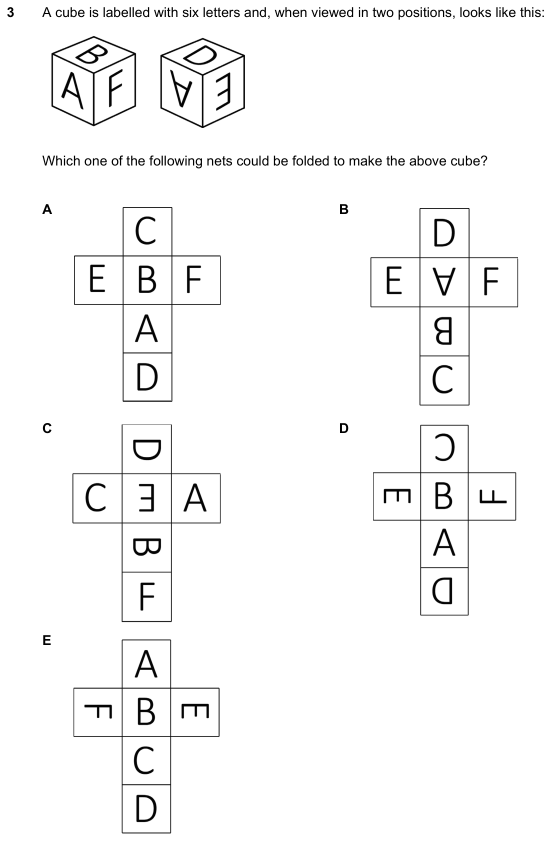
#> input picture tests/ecaa-2016/q03.png, 1102 x 1681 px (shown at 1/2 size)
$ python -i extract_questions.py   (imports and definitions only)
#> lines starting #> are read from the running program, lines starting #| are printed output that depends on the picture
"""Crops multiple-choice questions out of a past-paper PDF, one image per question, and reads
the correct answers from an answer key.

Used by build_tests.py. Handles questions that continue onto the next page by stacking the
pieces, and skips page headers/footers (page numbers, copyright lines, "Turn over").
"""
import re
from pathlib import Path

import pymupdf
from PIL import Image, ImageChops

SCALE = 2.5           # render resolution (1 = 72 dpi)
PAD = 6               # pt of space kept above a question
LEFT_MARGIN_MAX = 95  # question numbers sit at the left margin, x < this (pt)
NOISE = re.compile(r"UCLES|Turn over|BLANK PAGE|NUFYPET PREP|^\s*\d{1,3}\s*$|9694/\d\d/|Cambridge International"
                   r"|@math_msdc|NUET Math ID|Edhouse"
                   r"|mathdevelopment.kz|NUFYPET Math v")
# A question number: "12", "12." or "12)" followed by a space or the end of the line.
NUMBER = re.compile(r"(\d{1,2})(?:[.)]|\s|$)")
# Cyrillic letters that look like Latin answer letters (some keys were typed with them).
LOOKALIKES = str.maketrans("АВСЕНАВСЕН", "ABCEHABCEH")


# [197 lines left out: functions read_key, readable, lines, find_starts, content_band, render and 4 more, not called in this run]


def is_broken(img):
    """True when the question is mostly a grey "image failed to load" placeholder box,
    as left behind by some Google Docs exports."""
    grey = img.convert("L").point(lambda v: 255 if 236 <= v <= 244 else 0)
    hist = grey.histogram()
    return hist[255] > 0.3 * img.width * img.height

>>> from PIL import Image
>>> picture = Image.open('../tests/ecaa-2016/q03.png')
#> picture is the input picture: PIL image 1102x1681 L; min 0, max 255, mean 247.5
>>> result = is_broken(picture)
#> in is_broken, `grey = img.convert("L").point(lambda v: 255 if 236 <= v <= 244 else 0)`:
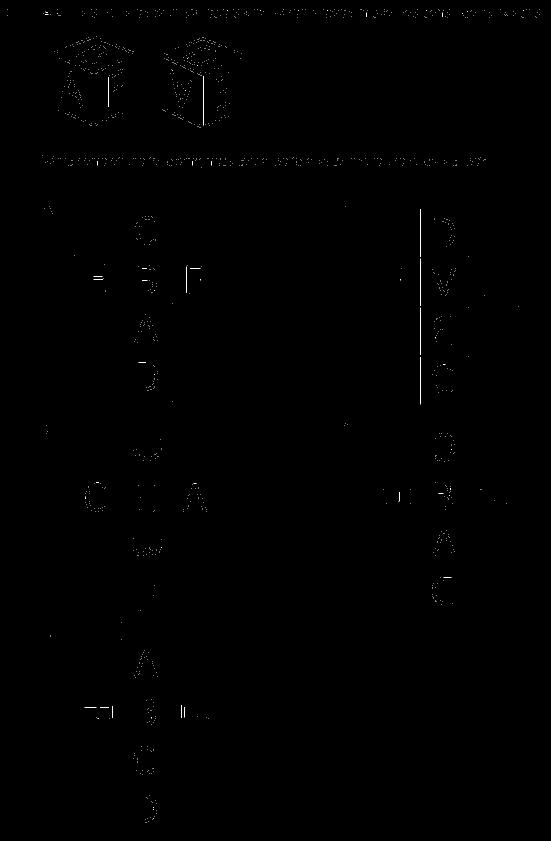
#> grey: PIL image 1102x1681 L (shown at 1/2 size); 0.12% white in thin lines or dots
#> in is_broken, `hist = grey.histogram()`: hist = 256 values, max 1850196 at index 0, min 0 at index 1, mean 7236.2
#> result = False

$ run again, on tests/ecaa-2016/q05.png
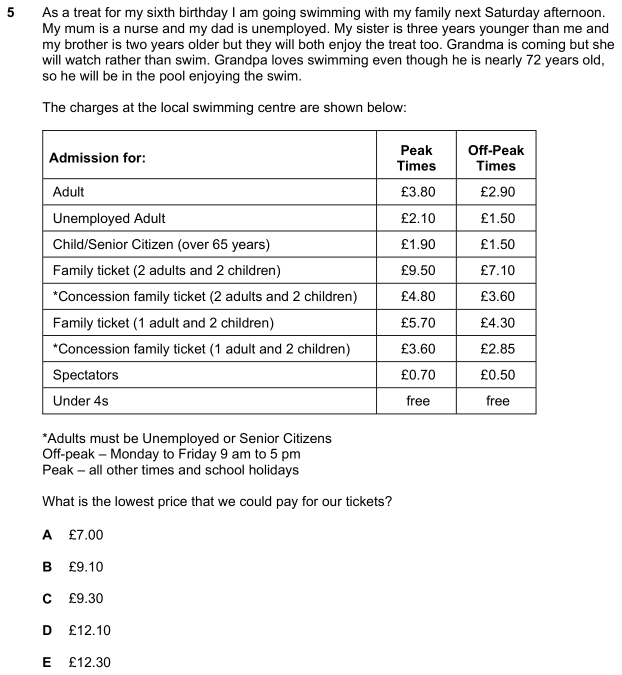
#> input picture tests/ecaa-2016/q05.png, 1243 x 1349 px (shown at 1/2 size)
#> picture is the input picture: PIL image 1243x1349 L; min 0, max 255, mean 239.9
#> in is_broken, `grey = img.convert("L").point(lambda v: 255 if 236 <= v <= 244 else 0)`:
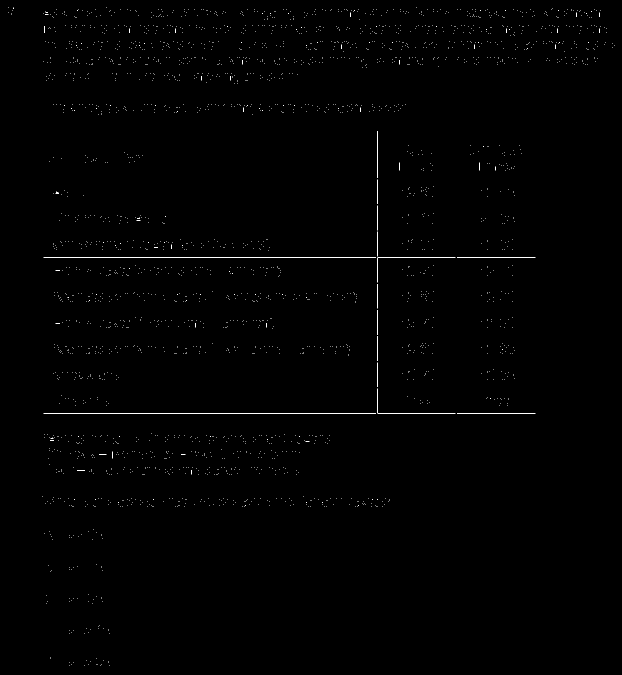
#> grey: PIL image 1243x1349 L (shown at 1/2 size); 0.33% white in thin lines or dots
#> hist = 256 values, max 1671241 at index 0, min 0 at index 1, mean 6550
#> result = False

$ run again, on tests/ecaa-2016/q08.png
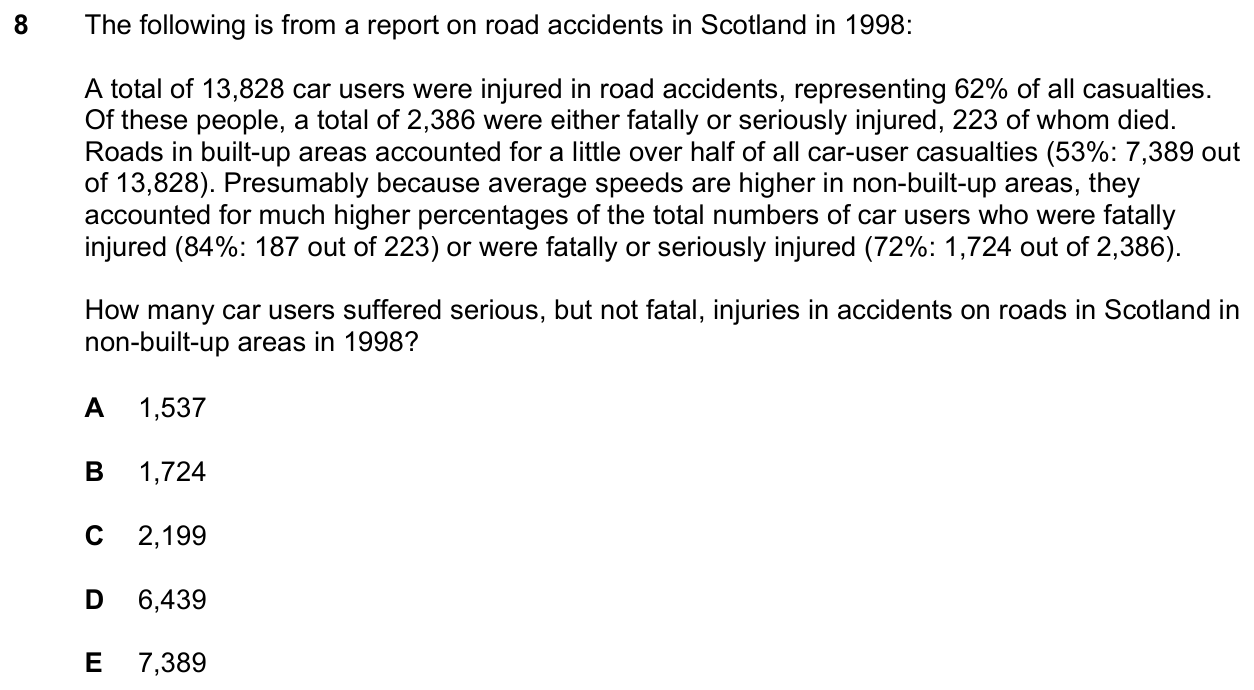
#> input picture tests/ecaa-2016/q08.png, 1254 x 690 px
#> picture is the input picture: PIL image 1254x690 L; min 0, max 255, mean 239.7
#> in is_broken, `grey = img.convert("L").point(lambda v: 255 if 236 <= v <= 244 else 0)`:
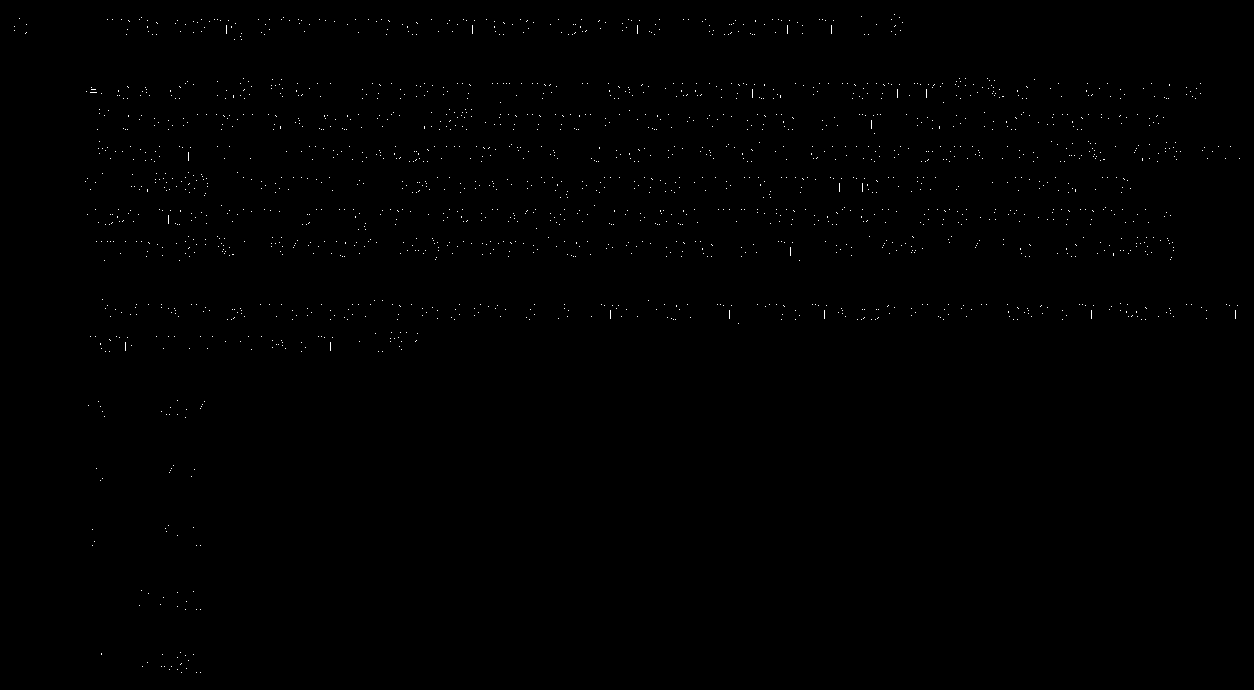
#> grey: PIL image 1254x690 L; 0.25% white in thin lines or dots
#> hist = 256 values, max 863066 at index 0, min 0 at index 1, mean 3379.9
#> result = False
